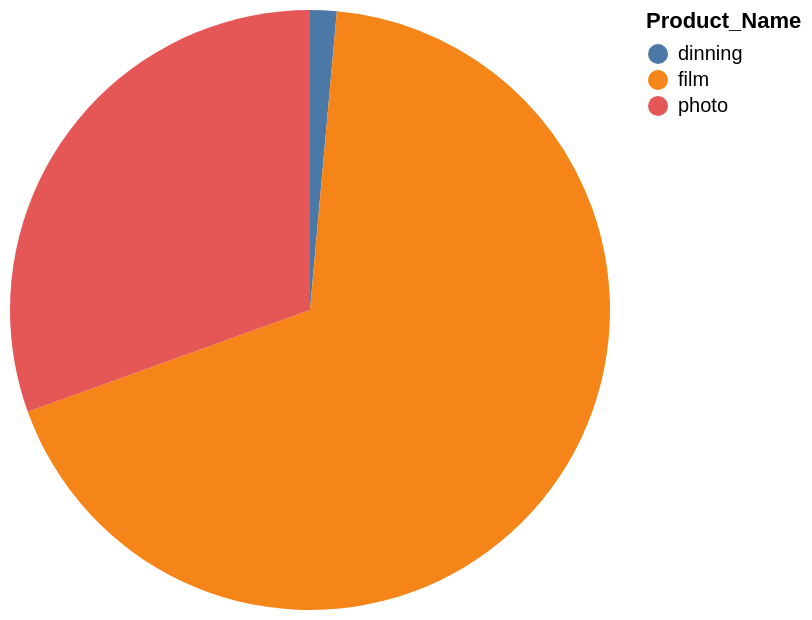

Vega-Lite specification for this chart:
### Vega-Lite specification from a JSON file in a GitHub repository (floating-point values rounded to 4 significant figures)
{"data": {"values": [{"x_data": "dinning", "y_data": 238700.0}, {"x_data": "film", "y_data": 11390000.0}, {"x_data": "photo", "y_data": 5103000.0}]}, "mark": "arc", "encoding": {"theta": {"field": "y_data", "type": "quantitative", "title": "avg(Product_Price)"}, "color": {"field": "x_data", "type": "nominal", "title": "Product_Name"}}}
